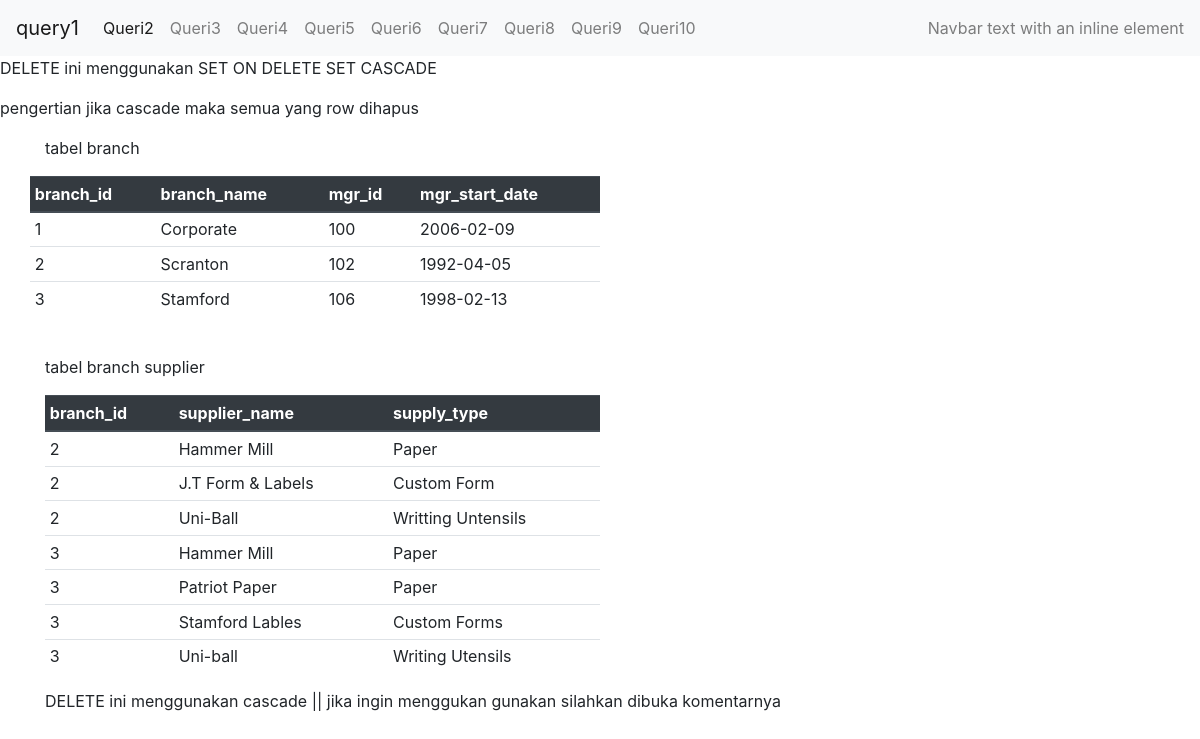
Page /query8.php on the committed database.
### tables this page shows
CREATE TABLE `branch` (
  `branch_id` int(11) NOT NULL,
  `branch_name` varchar(40) DEFAULT NULL,
  `mgr_id` int(11) DEFAULT NULL,
  `mgr_start_date` date DEFAULT NULL
);

CREATE TABLE `branch_supplier` (
  `branch_id` int(11) NOT NULL,
  `supplier_name` varchar(40) NOT NULL,
  `supply_type` varchar(40) DEFAULT NULL
);

### query8.php (the view, shortened to what this page needs)
<!DOCTYPE html>
<html lang="en">
<head>
</head>
<body>
    <p>DELETE ini menggunakan SET ON DELETE SET CASCADE </p>
    <p>pengertian jika cascade maka semua yang row dihapus</p>
    <div class="container">
        <p>tabel branch</p>
        <div class="row">
            <table class="table table-sm col-sm-6">
                <thead class="thead-dark">
                    <tr>
                        <th scope="col">branch_id </th>
                        <th scope="col">branch_name</th>
                        <th scope="col">mgr_id</th>
                        <th scope="col">mgr_start_date</th>
                    </tr>
                </thead>
                <tbody>
                    <?php
                    include 'koneksi.php';
                    $data = mysqli_query($koneksi, "SELECT * FROM branch ");
                    while ($d = mysqli_fetch_array($data)) {
                    ?>
                        <tr>
                            <td><?php echo $d['branch_id']; ?></td>
                            <td><?php echo $d['branch_name']; ?></td>
                            <td><?php echo $d['mgr_id']; ?></td>
                            <td><?php echo $d['mgr_start_date']; ?></td>
                        </tr>
                    <?php
                    }
                    ?>
            </table>
        </div>
        <br>
        <p>tabel branch supplier</p>
        <table class="table table-sm col-sm-6">
            <thead class="thead-dark">
                <tr>
                    <th scope="col">branch_id </th>
                    <th scope="col">supplier_name</th>
                    <th scope="col">supply_type </th>
                </tr>
            </thead>
            <tbody>
                <?php
                $data = mysqli_query($koneksi, "SELECT * FROM branch_supplier ");
                while ($d = mysqli_fetch_array($data)) {
                ?>
                    <tr>
                        <td><?php echo $d['branch_id']; ?></td>
                        <td><?php echo $d['supplier_name']; ?></td>
                        <td><?php echo $d['supply_type']; ?></td>
                    </tr>
                <?php
                }
                ?>
        </table>
    </div>
    <div class="container">
        <p>DELETE ini menggunakan cascade || jika ingin menggukan gunakan silahkan dibuka komentarnya </p>
    </div>
</body>
</html>

### rows in the picture
branch: branch_id "1", branch_name "Corporate", mgr "100", mgr_start_date "2006-02-09"
branch: branch_id "2", branch_name "Scranton", mgr "102", mgr_start_date "1992-04-05"
branch: branch_id "3", branch_name "Stamford", mgr "106", mgr_start_date "1998-02-13"
branch_supplier: branch "2", supplier_name "Hammer Mill", supply_type "Paper"
branch_supplier: branch "2", supplier_name "J.T Form & Labels", supply_type "Custom Form"
branch_supplier: branch "2", supplier_name "Uni-Ball", supply_type "Writting Untensils"
branch_supplier: branch "3", supplier_name "Hammer Mill", supply_type "Paper"
branch_supplier: branch "3", supplier_name "Patriot Paper", supply_type "Paper"
branch_supplier: branch "3", supplier_name "Stamford Lables", supply_type "Custom Forms"
branch_supplier: branch "3", supplier_name "Uni-ball", supply_type "Writing Utensils"
